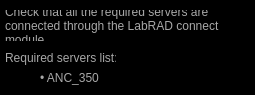
<?xml version="1.0" encoding="UTF-8"?>
<ui version="4.0">
 <class>Dialog</class>
 <widget class="QDialog" name="Dialog">
  <property name="geometry">
   <rect>
    <x>0</x>
    <y>0</y>
    <width>255</width>
    <height>95</height>
   </rect>
  </property>
  <property name="minimumSize">
   <size>
    <width>255</width>
    <height>95</height>
   </size>
  </property>
  <property name="maximumSize">
   <size>
    <width>255</width>
    <height>95</height>
   </size>
  </property>
  <property name="windowTitle">
   <string>JPE Position Control Server List</string>
  </property>
  <property name="windowIcon">
   <iconset resource="../Resources/nSOTScannerResources.qrc">
    <normaloff>:/nSOTScanner/Pictures/jj_schema.svg</normaloff>:/nSOTScanner/Pictures/jj_schema.svg</iconset>
  </property>
  <property name="styleSheet">
   <string notr="true">background: black</string>
  </property>
  <widget class="QLabel" name="label">
   <property name="geometry">
    <rect>
     <x>5</x>
     <y>50</y>
     <width>111</width>
     <height>16</height>
    </rect>
   </property>
   <property name="styleSheet">
    <string notr="true">#label{
color: rgb(168,168,168)
}</string>
   </property>
   <property name="text">
    <string>Required servers list: </string>
   </property>
  </widget>
  <widget class="QLabel" name="label_2">
   <property name="geometry">
    <rect>
     <x>40</x>
     <y>70</y>
     <width>111</width>
     <height>16</height>
    </rect>
   </property>
   <property name="styleSheet">
    <string notr="true">#label_2{
color: rgb(168,168,168)
}</string>
   </property>
   <property name="text">
    <string>• ANC_350</string>
   </property>
  </widget>
  <widget class="QLabel" name="label_3">
   <property name="geometry">
    <rect>
     <x>5</x>
     <y>10</y>
     <width>241</width>
     <height>31</height>
    </rect>
   </property>
   <property name="styleSheet">
    <string notr="true">#label_3{
color: rgb(168,168,168)
}</string>
   </property>
   <property name="text">
    <string>Check that all the required servers are connected through the LabRAD connect module. </string>
   </property>
   <property name="wordWrap">
    <bool>true</bool>
   </property>
  </widget>
 </widget>
 <resources>
  <include location="../Resources/nSOTScannerResources.qrc"/>
 </resources>
 <connections/>
</ui>
